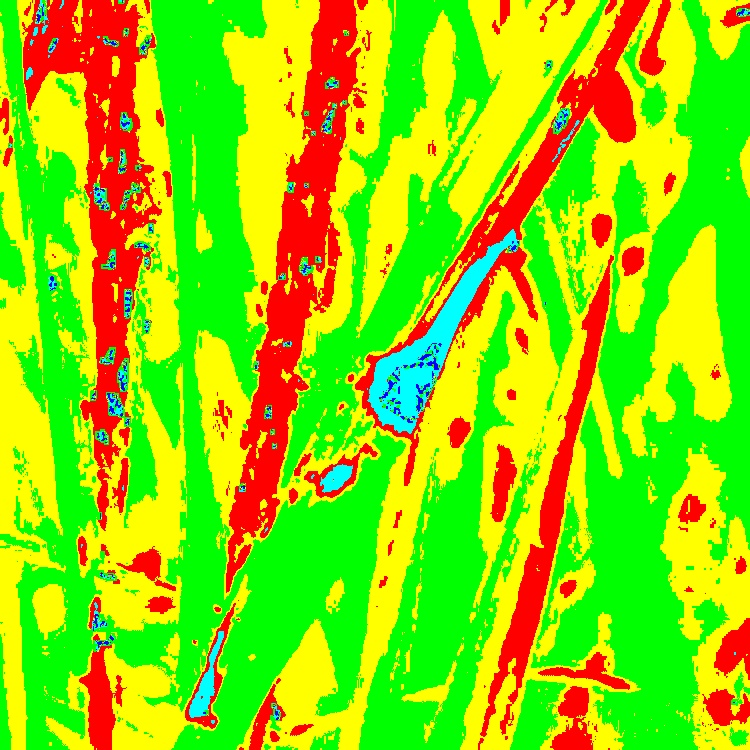
#> input picture clustered_image.jpg, 750 x 750 px
$ python histogram2.py
#> lines starting #> are read from the running program, lines starting #| are printed output that depends on the picture
import cv2
import numpy as np
import matplotlib.pyplot as plt

# Load the image
image = cv2.imread('clustered_image.jpg')
#> image is the input picture: shape (750, 750, 3); mean B, G, R 8.7, 212.6, 140.3

# Convert the image to HSV color space
hsv_image = cv2.cvtColor(image, cv2.COLOR_BGR2HSV)
#> hsv_image: shape (750, 750, 3); mean H, S, V 40, 250.6, 250.4

# Extract the hue component
hue = hsv_image[:, :, 0]
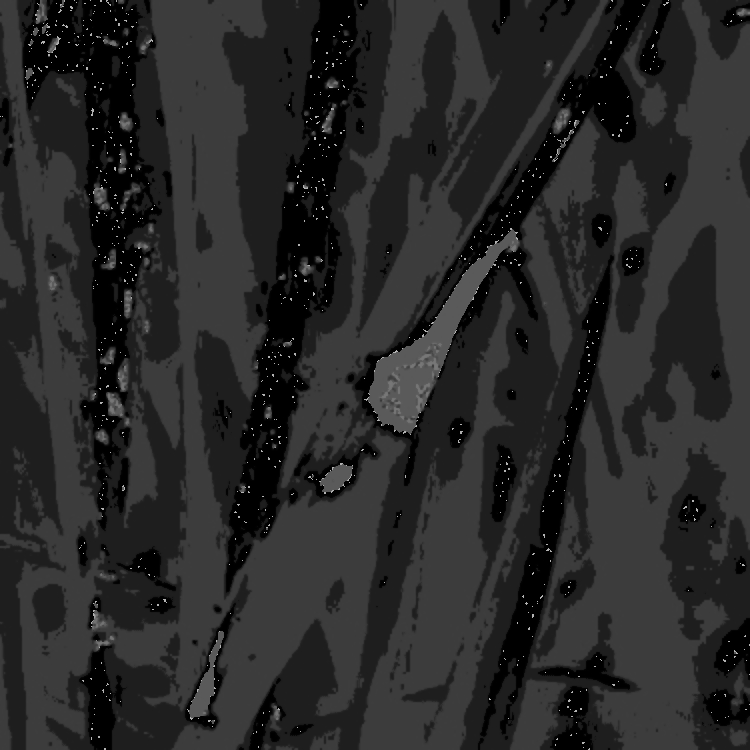
#> hue: shape (750, 750); min 0, max 179, mean 40

# Display the histogram of the hue component of the entire image
plt.figure(figsize=(8, 4))
plt.subplot(131)
plt.hist(hue.ravel(), bins=256, range=(0, 256), color='blue', alpha=0.7)
plt.title('Histogram of Hue (Entire Image)')
plt.xlabel('Hue Value')
plt.ylabel('Frequency')

# Assuming you have already applied background removal and have two images:
# 'blast_affected' (containing the diseased portion) and 'normal' (containing the normal portion)

# Convert the background-removed images to HSV color space
#> (the run stopped early here; a loop or call above may not have finished)
